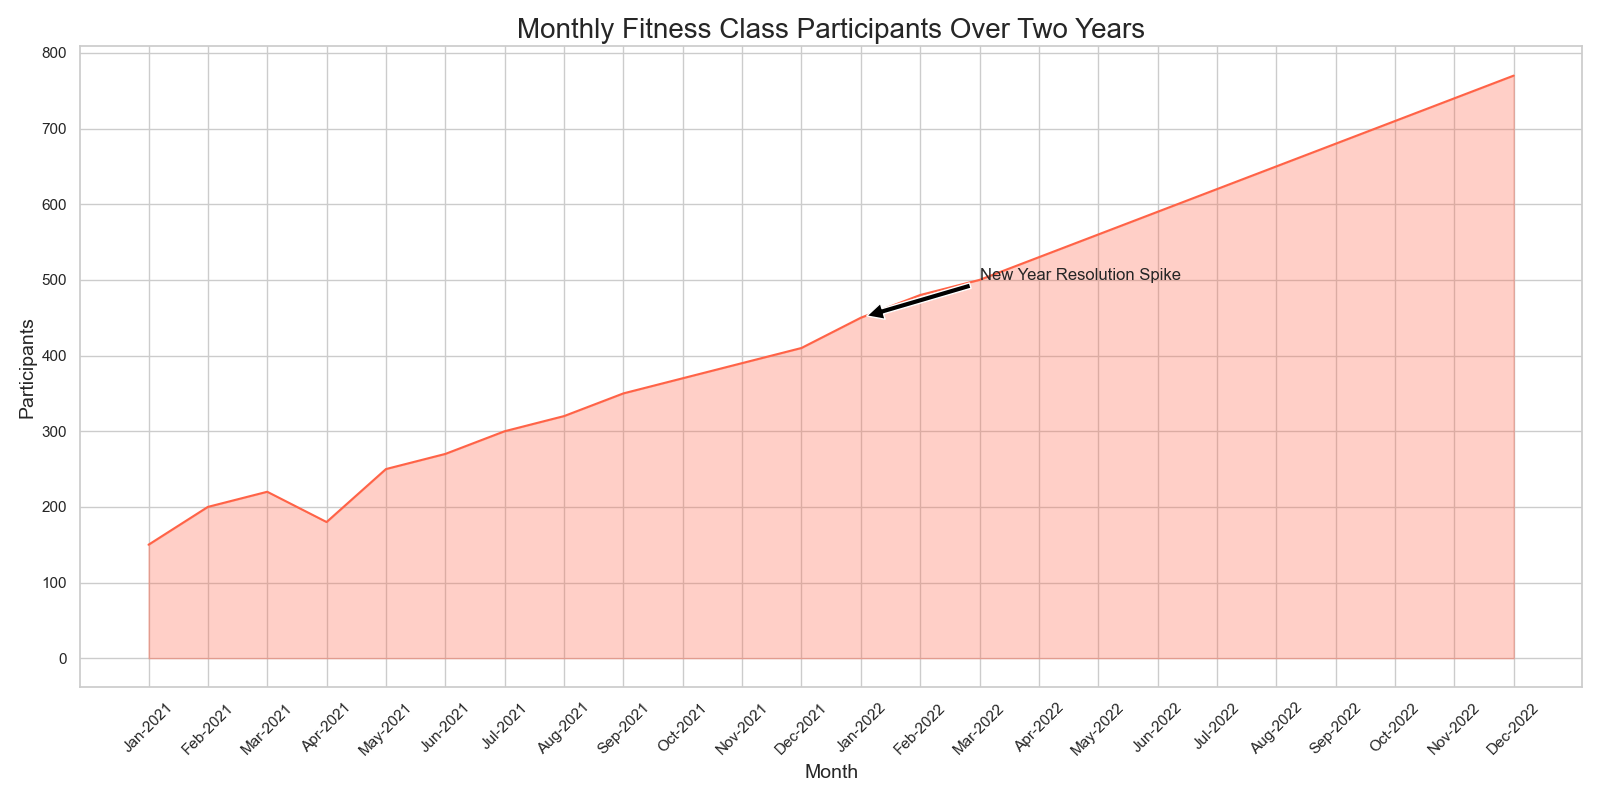

Write Python code to recreate this figure.

import seaborn as sns
import pandas as pd
import matplotlib.pyplot as plt

data = {
    'Month': ['Jan-2021', 'Feb-2021', 'Mar-2021', 'Apr-2021', 'May-2021', 
              'Jun-2021', 'Jul-2021', 'Aug-2021', 'Sep-2021', 'Oct-2021',
              'Nov-2021', 'Dec-2021', 'Jan-2022', 'Feb-2022', 'Mar-2022',
              'Apr-2022', 'May-2022', 'Jun-2022', 'Jul-2022', 'Aug-2022',
              'Sep-2022', 'Oct-2022', 'Nov-2022', 'Dec-2022'],
    'Participants': [150, 200, 220, 180, 250, 270, 300, 320, 350, 370,
                     390, 410, 450, 480, 500, 530, 560, 590, 620, 650,
                     680, 710, 740, 770]
}

df = pd.DataFrame(data)

sns.set_theme(style="whitegrid")

plt.figure(figsize=(16, 8))
ax = sns.lineplot(data=df, x='Month', y='Participants', color="#FF6347")
ax.fill_between(df['Month'], df['Participants'], color="#FF6347", alpha=0.3)

for item in ax.get_xticklabels():
    item.set_rotation(45)

ax.set_title('Monthly Fitness Class Participants Over Two Years', fontsize=20)
ax.set_xlabel('Month', fontsize=14)
ax.set_ylabel('Participants', fontsize=14)

ax.annotate('New Year Resolution Spike', xy=('Jan-2022', 450), xytext=('Mar-2022', 500), fontsize=12,
            arrowprops=dict(facecolor='black', shrink=0.05))

plt.tight_layout()
plt.show()
